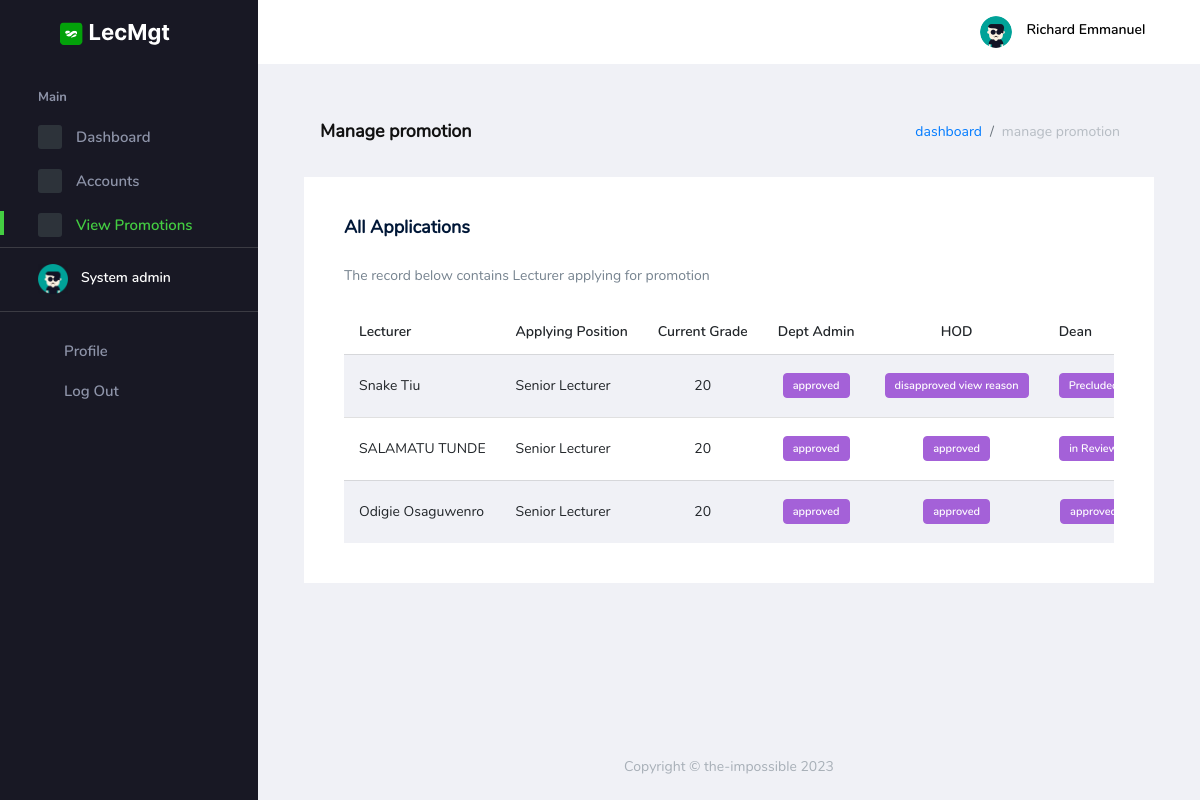
The app's page /auth/manage_promotion (signed in) with its own data.
### lecMgt_auth/models.py (models this page shows, shortened)
class User(AbstractBaseUser, PermissionsMixin):
    user_id = models.UUIDField(
        default=uuid.uuid4, primary_key=True, unique=True, editable=False)
    email = models.CharField(max_length=100, db_index=True,
                             unique=True, verbose_name='email address', blank=True)
    name = models.CharField(
        max_length=100, db_index=True, blank=True, null=True)
    pics = models.ImageField(
        default='img/user.png', upload_to='uploads/', null=True)
    department = models.ForeignKey(
        Department, on_delete=models.CASCADE, blank=True, null=True,)
    date_joined = models.DateTimeField(
        verbose_name='date_joined', auto_now_add=True)
    last_login = models.DateTimeField(
        verbose_name='last_login', auto_now=True, null=True)
    is_active = models.BooleanField(default=True)
    is_staff = models.BooleanField(default=False)
    is_dept = models.BooleanField(default=False)
    is_central = models.BooleanField(default=False)
    is_dean = models.BooleanField(default=False)
    is_hod = models.BooleanField(default=False)
    is_superuser = models.BooleanField(default=False)
    USERNAME_FIELD = 'email'
    REQUIRED_FIELDS = ['name',]
    objects = UserManager()
    class Meta:
        db_table = 'Users'
        verbose_name_plural = 'Users'

class Promotion(models.Model):
    pro_id = models.UUIDField(
        default=uuid.uuid4, primary_key=True, unique=True, editable=False)
    lecturer = models.ForeignKey(
        'LecturerProfile', on_delete=models.CASCADE, blank=True, null=True)
    position = models.ForeignKey(
        'Positions', on_delete=models.CASCADE, blank=True, null=True)
    dept_approval = models.BooleanField(default=False)
    central_approval = models.BooleanField(default=False)
    dean_approval = models.BooleanField(default=False)
    hod_approval = models.BooleanField(default=False)
    dept_disapproval_reason = models.TextField(blank=True, null=True)
    central_disapproval_reason = models.TextField(blank=True, null=True)
    dean_disapproval_reason = models.TextField(blank=True, null=True)
    hod_disapproval_reason = models.TextField(blank=True, null=True)
    is_pending = models.BooleanField(default=True)
    date_applied = models.DateTimeField(auto_now=True)
    class Meta:
        db_table = 'Promotion'
        verbose_name_plural = 'Promotion'

class LecturerProfile(models.Model):
    profile_id = models.UUIDField(
        default=uuid.uuid4, primary_key=True, unique=True, editable=False)
    user_id = models.OneToOneField(
        'User', on_delete=models.CASCADE, blank=True, null=True)
    lec_qua = models.ForeignKey(
        Qualification, on_delete=models.CASCADE, blank=True, null=True)
    position = models.ForeignKey(
        'Positions', on_delete=models.CASCADE, blank=True, null=True)
    grade_point = models.IntegerField(default=8)
    employment_date = models.DateField(
        default=timezone.now, null=True, blank=True)
    class Meta:
        db_table = 'Lecturer Profile'
        verbose_name_plural = 'Lecturer Profile'

class Positions(models.Model):
    pos_id = models.UUIDField(
        default=uuid.uuid4, primary_key=True, unique=True, editable=False)
    position_title = models.CharField(max_length=50, unique=True)
    position_grade = models.IntegerField(default=8)
    class Meta:
        db_table = 'Positions'
        verbose_name_plural = 'Positions'

### lecMgt_auth/views.py (the view, shortened to what this page needs)
# urls.py: path('manage_promotion', ManagePromotions.as_view(), name="manage_promotion"),
class ManagePromotions(LoginRequiredMixin, ListView):
    template_name = 'backend/auth/promotion/manage_promotion.html'
    def get_queryset(self):
        if self.request.user.is_dept:
            return Promotion.objects.filter(dept_approval=False, is_pending=True).order_by('-date_applied')
        if self.request.user.is_hod:
            return Promotion.objects.filter(dept_approval=True, hod_approval=False, is_pending=True).order_by('-date_applied')
        if self.request.user.is_dean:
            return Promotion.objects.filter(hod_approval=True, dean_approval=False, is_pending=True).order_by('-date_applied')
        if self.request.user.is_central:
            return Promotion.objects.filter(dean_approval=True, central_approval=False, is_pending=True).order_by('-date_applied')
        if self.request.user.is_staff:
            return Promotion.objects.all().order_by('-date_applied')
        user = User.objects.get(email=self.request.user)
        profile = LecturerProfile.objects.get(user_id=user.user_id)
        return Promotion.objects.filter(lecturer=profile).order_by('-date_applied')

### lecMgt_auth/context_processors.py (called while the page is built, shortened)
def dashboard(request):
    if request.user.is_authenticated:
        if request.user.is_staff:
            lec = User.objects.filter(is_central=False, is_dean=False, is_dept=False, is_hod=False, is_staff=False).count()
            dept = Department.objects.all().count()
            pro = Promotion.objects.all().count()
            users = User.objects.all().count()
            return {
                'lec': lec,
                'dept':dept,
                'pro' : pro,
                'users':users
            }
    return dict()

### Templates/backend/auth/promotion/manage_promotion.html (shortened to what this page needs)
{% extends 'base.html' %}
{% load crispy_forms_tags %}
{% load static %}
{% block head %}{% include 'partials/auth_head.html' %}{% endblock head %}
{% block body %}
    <div class="container-scroller">
    {% block nav %}{% include 'partials/auth_nav.html' %}{% endblock nav %}
      <div class="container-fluid page-body-wrapper">
        {% include 'partials/auth_sidebar.html' %}
        <div class="main-panel">
          <div class="content-wrapper">
            <div class="page-header">
              <h3 class="page-title"> Manage promotion </h3>
              <nav aria-label="breadcrumb">
                <ol class="breadcrumb">
                  <li class="breadcrumb-item"><a href="{% url 'auth:dashboard' %}">dashboard</a></li>
                  <li class="breadcrumb-item active" aria-current="page">manage promotion</li>
                </ol>
              </nav>
            </div>
            <div class="row">
              <div class="col-lg-12 grid-margin stretch-card">
                <div class="card">
                  <div class="card-body">
                    {% if request.user.is_staff %}
                    <h4 class="card-title">All applications</h4>
                    <p class="card-description"> The record below contains Lecturer applying for promotion</p>
                    {% elif request.user.is_dept or request.user.is_central or request.user.is_dean or request.user.is_hod %}
                    <h4 class="card-title">Applications for your review and approval</h4>
                    <p class="card-description"> The record below contains Lecturer applying for promotion</p>
                    {% else %}
                    <h4 class="card-title">My Promotion Application</h4>
                    <p class="card-description"> The record below contains your applied promotion</p>
                    {% endif %}
                    <table class="table table-striped table-hover table-responsive">
                      <thead>
                        <tr>
                          <th> Lecturer </th>
                          <th> Applying Position </th>
                          <th> Current Grade </th>
                          {% if request.user.is_dept or request.user.is_central or request.user.is_dean or request.user.is_hod %}
                          <th> Department </th>
                          {% else %}
                          <th> Dept Admin </th>
                          <th class="text-center"> HOD </th>
                          <th> Dean </th>
                          {% endif %}
                        </tr>
                      </thead>
                      <tbody>
                        {% for object in object_list %}
                          <td> {{ object.lecturer.user_id.name}} </td>
                          <td> {{ object.position.position_title}} </td>
                          <td class="text-center"> {{ object.lecturer.grade_point}} </td>
                          {% if request.user.is_dept or request.user.is_central or request.user.is_dean or request.user.is_hod or request.is_staff %}
                          <td> {{ object.lecturer.user_id.department }} </td>
                          {% else %}
                          <td class="text-center">
                            {% if object.dept_approval %}
                            <label class="badge badge-info">
                              approved
                            </label>
                            {% elif object.is_pending %}
                            <label class="badge badge-info">
                              in Review
                            </label>
                            {% else %}
                            <label class="badge badge-info" style="cursor: pointer;" data-toggle="modal"  data-target="#dept_reason{{forloop.counter}}">
                              disapproved view reason
                            </label>
                            {% endif %}
                          </td>
                          <td class="text-center">
                            {% if object.hod_approval %}
                            <label class="badge badge-info">
                              approved
                            </label>
                            {% elif object.is_pending and object.dept_approval %}
                            <label class="badge badge-info">
                              in Review
                            </label>
                            {% elif not object.dept_approval %}
                            <label class="badge badge-info">
                              Precluded
                            </label>
                            {% else %}
                            <label class="badge badge-info" style="cursor: pointer;" data-toggle="modal"  data-target="#hod_reason{{forloop.counter}}">
                              disapproved view reason
                            </label>
                            {% endif %}
                          </td>
                          <td class="text-center">
                            {% if object.dean_approval %}
                            <label class="badge badge-info">
                              approved
                            </label>
                            {% elif object.is_pending and object.hod_approval %}
                            <label class="badge badge-info">
                              in Review
                            </label>
                            {% elif not object.hod_approval %}
                            <label class="badge badge-info">
                              Precluded
                            </label>
                            {% else %}
                            <label class="badge badge-info" style="cursor: pointer;" data-toggle="modal"  data-target="#dean_reason{{forloop.counter}}" >
                              disapproved view reason
                            </label>
                            {% endif %}
                          </td>
                          {% endif %}
                        {% endfor %}
                      </tbody>
                    </table>
                  </div>
                </div>
              </div>
            </div>
          </div>
          {% block footer %}{% include 'partials/auth_footer.html' %}{% endblock footer %}
        </div>
      </div>
    </div>
  {% endblock %}

### Templates/partials/auth_nav.html (shortened to what this page needs)
{% load static %}
<nav class="navbar default-layout-navbar col-lg-12 col-12 p-0 fixed-top d-flex flex-row">
    <div class="text-center navbar-brand-wrapper d-flex align-items-center justify-content-center">
      <a class="navbar-brand brand-logo" href="{% url 'basic:home' %}"><img src="{% static 'auth/assets/images/logo.svg' %}" alt="logo" /></a>
    </div>
    <div class="navbar-menu-wrapper d-flex align-items-stretch">
      <button class="navbar-toggler navbar-toggler align-self-center" type="button" data-toggle="minimize">
        <span class="mdi mdi-menu"></span>
      </button>
      <ul class="navbar-nav navbar-nav-right">
        <li class="nav-item nav-profile dropdown">
          <a class="nav-link dropdown-toggle" id="profileDropdown" href="#" data-toggle="dropdown" aria-expanded="false">
            <div class="nav-profile-img">
              <img src="{{ request.user.pics.url }}" alt="image">
            </div>
            <div class="nav-profile-text">
              <p class="mb-1 text-black">{{request.user.name}}</p>
            </div>
          </a>
        </li>
      </ul>
    </div>
  </nav>

### Templates/partials/auth_sidebar.html (shortened to what this page needs)
{% load static %}
<nav class="sidebar sidebar-offcanvas" id="sidebar">
  <ul class="nav">
    <li class="nav-item nav-category">Main</li>
    <li class="nav-item">
      <a class="nav-link" href="{% url 'auth:dashboard' %}">
        <span class="icon-bg"><i class="mdi mdi-cube menu-icon"></i></span>
        <span class="menu-title">Dashboard</span>
      </a>
    </li>
    {% if request.user.is_staff %}
    <li class="nav-item">
      <a class="nav-link" data-toggle="collapse" href="#ui-basic" aria-expanded="false" aria-controls="ui-basic">
        <span class="icon-bg"><i class="mdi mdi-crosshairs-gps menu-icon"></i></span>
        <span class="menu-title">Accounts</span>
        <i class="menu-arrow"></i>
      </a>
    </li>
    <li class="nav-item">
      <a class="nav-link" href="{% url 'auth:manage_promotion' %}">
        <span class="icon-bg"><i class="mdi mdi-chart-bar menu-icon"></i></span>
        <span class="menu-title">View Promotions</span>
      </a>
    </li>
    {% endif %}
    <li class="nav-item sidebar-user-actions">
      <div class="user-details">
        <div class="d-flex justify-content-between align-items-center">
          <div>
            <div class="d-flex align-items-center">
              <div class="sidebar-profile-img">
                <img src="{{ request.user.pics.url }}" width="30" alt="image">
              </div>
              <div class="sidebar-profile-text">
                <p class="mb-1">
                  {% if request.user.is_staff %}
                    System admin
                  {% elif request.user.is_central %}
                    Central admin
                    {% elif request.user.is_dean %}
                    Dean office
                    {% elif request.user.is_hod %}
                    HOD office
                    {% elif request.user.is_dept %}
                    Dept. Admin
                    {% else %}
                    Lecturer
                  {% endif %}
                </p>
              </div>
            </div>
          </div>
        </div>
      </div>
    </li>
    <li class="nav-item sidebar-user-actions">
      <div class="sidebar-user-menu">
        <a href="{% url 'auth:profile' request.user.user_id %}" class="nav-link"><i class="mdi mdi-account-outline menu-icon"></i>
          <span class="menu-title">Profile</span>
        </a>
      </div>
    </li>
    <li class="nav-item sidebar-user-actions">
      <div class="sidebar-user-menu">
        <a data-toggle="modal" data-target="#basicModal" style="cursor: pointer;" class="nav-link"><i class="mdi mdi-logout menu-icon"></i>
          <span class="menu-title">Log Out</span></a>
      </div>
    </li>
  </ul>
</nav>

### records on screen
User: user.pics (placeholder picture), user.name "Richard Emmanuel"
Promotion: lecturer.user_id.name "Snake Tiu", position.position_title "Senior Lecturer", lecturer.grade_point "20", dept_approval "approved", dean_approval "Precluded"
Promotion: lecturer.user_id.name "SALAMATU TUNDE", position.position_title "Senior Lecturer", lecturer.grade_point "20", dept_approval "approved", hod_approval "approved", dean_approval "in…"
Promotion: lecturer.user_id.name "Odigie Osaguwenro", position.position_title "Senior Lecturer", lecturer.grade_point "20", dept_approval "approved", hod_approval "approved", dean_approval "approved"
